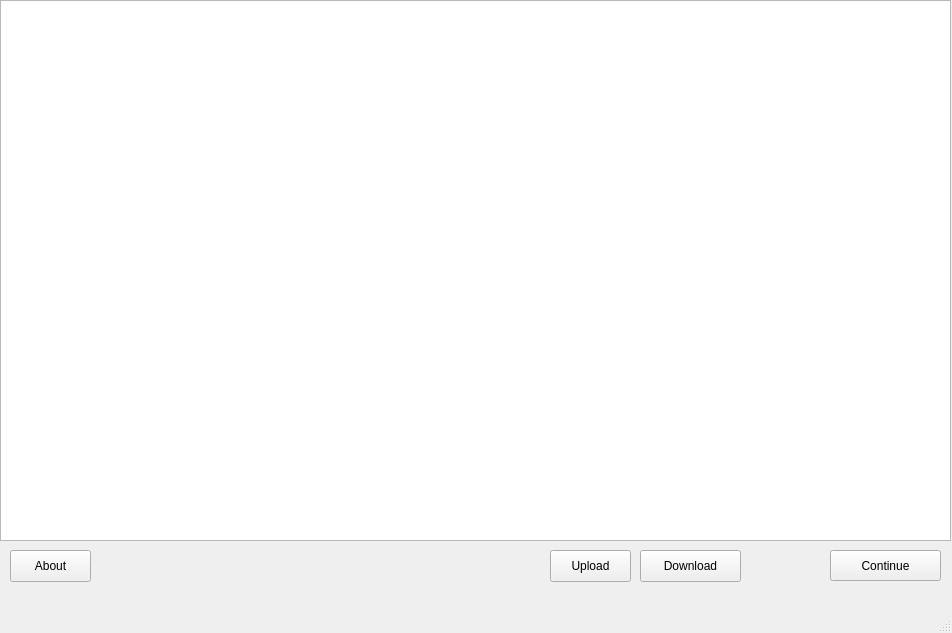
<?xml version="1.0" encoding="UTF-8"?>
<ui version="4.0">
 <class>MainWindow</class>
 <widget class="QMainWindow" name="MainWindow">
  <property name="geometry">
   <rect>
    <x>0</x>
    <y>0</y>
    <width>952</width>
    <height>633</height>
   </rect>
  </property>
  <property name="windowTitle">
   <string>MainWindow</string>
  </property>
  <widget class="QWidget" name="centralwidget">
   <widget class="QTableView" name="tableView">
    <property name="geometry">
     <rect>
      <x>0</x>
      <y>0</y>
      <width>951</width>
      <height>541</height>
     </rect>
    </property>
   </widget>
   <widget class="QPushButton" name="pushButtonLoad">
    <property name="geometry">
     <rect>
      <x>550</x>
      <y>550</y>
      <width>81</width>
      <height>32</height>
     </rect>
    </property>
    <property name="text">
     <string>Upload</string>
    </property>
   </widget>
   <widget class="QPushButton" name="pushButtonWrite">
    <property name="geometry">
     <rect>
      <x>640</x>
      <y>550</y>
      <width>101</width>
      <height>32</height>
     </rect>
    </property>
    <property name="text">
     <string>Download</string>
    </property>
   </widget>
   <widget class="QPushButton" name="pushButtonContinue">
    <property name="geometry">
     <rect>
      <x>830</x>
      <y>550</y>
      <width>111</width>
      <height>31</height>
     </rect>
    </property>
    <property name="text">
     <string>Continue</string>
    </property>
   </widget>
   <widget class="QPushButton" name="pushButtonAbout">
    <property name="geometry">
     <rect>
      <x>10</x>
      <y>550</y>
      <width>81</width>
      <height>32</height>
     </rect>
    </property>
    <property name="text">
     <string>About</string>
    </property>
   </widget>
  </widget>
  <widget class="QMenuBar" name="menubar">
   <property name="geometry">
    <rect>
     <x>0</x>
     <y>0</y>
     <width>952</width>
     <height>22</height>
    </rect>
   </property>
  </widget>
  <widget class="QStatusBar" name="statusbar"/>
 </widget>
 <resources/>
 <connections/>
</ui>
